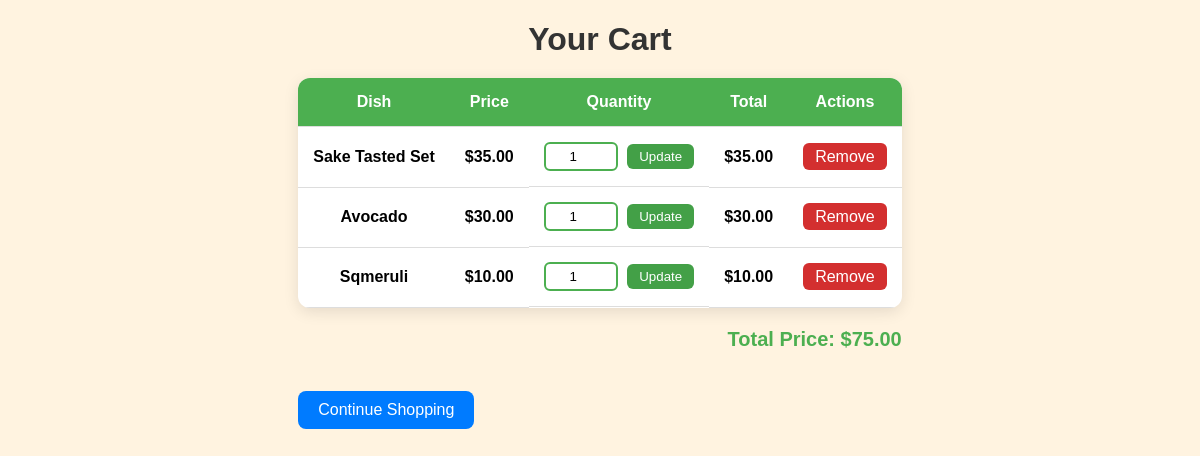
The app's page /cart/ (signed in) with its own data.
### restaurant/models.py (models this page shows, shortened)
class CartItem(models.Model):
    cart = models.ForeignKey(Cart, related_name='items', on_delete=models.CASCADE)
    dish = models.ForeignKey(Dish, on_delete=models.CASCADE)
    quantity = models.PositiveIntegerField(default=1)
    def total_price(self):
        return self.dish.price * self.quantity

class Dish(models.Model):
    name = models.CharField(max_length=100)
    image = models.ImageField(upload_to='dishes/')
    category = models.CharField(max_length=50, choices=CATEGORY_CHOICES)
    spiciness_level = models.IntegerField(choices=[(i, str(i)) for i in range(5)])
    has_walnuts = models.BooleanField(default=False)
    is_vegetarian = models.BooleanField(default=False)
    price = models.DecimalField(max_digits=6, decimal_places=2)

### restaurant/views.py (the view)
# urls.py: path('cart/', views.cart_view, name='cart_view'),
@login_required
def cart_view(request):
    cart, created = Cart.objects.get_or_create(user=request.user)
    cart_items = cart.items.all()
    total_price = cart.total_price()
    context = {
        'cart_items': cart_items,
        'total_price': total_price
    }
    return render(request, 'restaurant/cart.html', context)

### restaurant/models.py (called while the page is built)
    def total_price(self):
        return sum(item.total_price() for item in self.items.all())

### restaurant/templates/restaurant/cart.html (shortened to what this page needs)
{% extends 'base.html' %}
{% block content %}
<h1 class="cart-title">Your Cart</h1>
{% if cart_items %}
<table class="cart-table">
    <thead>
        <tr>
            <th>Dish</th>
            <th>Price</th>
            <th>Quantity</th>
            <th>Total</th>
            <th>Actions</th>
        </tr>
    </thead>
    <tbody>
        {% for item in cart_items %}
        <tr class="cart-item">
            <td class="dish-name">{{ item.dish.name }}</td>
            <td class="dish-price">${{ item.dish.price }}</td>
            <td class="quantity-container">
                <form method="POST" action="{% url 'update_cart_item' item.id %}" class="quantity-form">
                    <input type="number" name="quantity" value="{{ item.quantity }}" min="1" class="quantity-input">
                    <button type="submit" class="btn-update">Update</button>
                </form>
            </td>
            <td class="total-price">${{ item.total_price }}</td>
            <td>
                <a href="{% url 'remove_cart_item' item.id %}" class="btn btn-remove">Remove</a>
            </td>
        </tr>
        {% endfor %}
    </tbody>
</table>
<h3 class="cart-total">Total Price: ${{ total_price }}</h3>
{% else %}
<p class="empty-cart">Your cart is empty.</p>
{% endif %}
<a href="{% url 'dish_list' %}" class="btn btn-shopping">Continue Shopping</a>
{% endblock %}

### restaurant/templates/base.html (shortened to what this page needs)
{% load static %}
<!DOCTYPE html>
<html lang="en">
<head>
  <link rel="stylesheet" href="{% static 'css/style.css' %}">
</head>
<body>
 <div>
  {% block content %}
  {% endblock %}
 </div>
</body>
</html>

### restaurant/static/css/style.css (style rules this page uses)
body { background-color: #fff3e0; display: flex; height: 100vh; justify-content: center; margin: 0; font-family: Arial, sans-serif; }
h1 { text-align: center; color: #d84315; margin-bottom: 20px; }
.btn { background-color: #43a047; color: #ffffff; padding: 8px 20px; border-radius: 6px; text-decoration: none; margin-top: 10px; }
.cart-title { text-align: center; color: #333; margin-bottom: 20px; font-size: 32px; }
.cart-table { width: 100%; border-collapse: collapse; background-color: #ffffff; border-radius: 12px; box-shadow: 0 4px 15px rgba(0, 0, 0, 0.1); overflow: hidden; }
.cart-table th, .cart-table td { padding: 15px; text-align: center; border-bottom: 1px solid #ddd; }
.cart-table th { background-color: #4CAF50; color: #ffffff; }
.dish-name, .dish-price, .total-price { font-weight: bold; }
.quantity-container { display: flex; justify-content: center; align-items: center; }
.quantity-input { width: 60px; padding: 5px; text-align: center; border: 2px solid #4CAF50; border-radius: 6px; margin-right: 5px; }
.btn-update { background-color: #43a047; color: #ffffff; border: none; padding: 5px 12px; border-radius: 6px; cursor: pointer; transition: background 0.3s; }
.btn-remove { background-color: #d32f2f; color: #ffffff; border: none; padding: 5px 12px; border-radius: 6px; text-decoration: none; cursor: pointer; transition: background 0.3s; }
.cart-total { text-align: right; font-size: 20px; margin-top: 20px; font-weight: bold; color: #4CAF50; }
.btn-shopping { display: inline-block; background-color: #007bff; color: #ffffff; padding: 10px 20px; border-radius: 8px; text-decoration: none; margin-top: 20px; transition: background 0.3s; }

### records on screen
CartItem: dish.name "Sake Tasted Set", dish.price "35.00", quantity "1", total_price "35.00"
CartItem: dish.name "Avocado", dish.price "30.00", quantity "1", total_price "30.00"
CartItem: dish.name "Sqmeruli", dish.price "10.00", quantity "1", total_price "10.00"

### other values on screen
{{ total_price }} "75.00"
